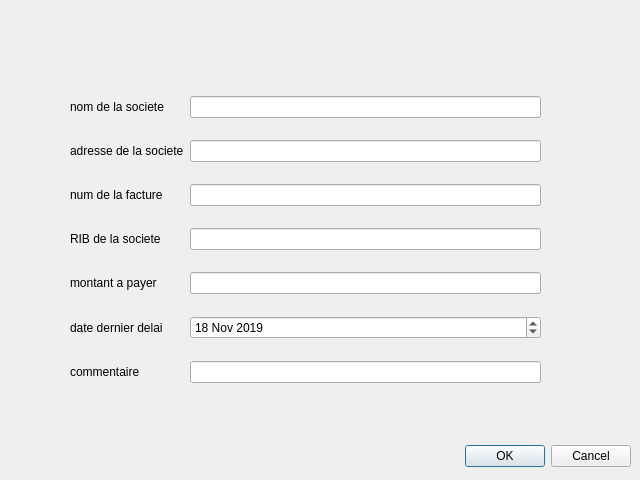
<?xml version="1.0" encoding="UTF-8"?>
<ui version="4.0">
 <class>ajouterdepenses</class>
 <widget class="QDialog" name="ajouterdepenses">
  <property name="geometry">
   <rect>
    <x>0</x>
    <y>0</y>
    <width>640</width>
    <height>480</height>
   </rect>
  </property>
  <property name="windowTitle">
   <string>Dialog</string>
  </property>
  <widget class="QDialogButtonBox" name="buttonBox">
   <property name="geometry">
    <rect>
     <x>10</x>
     <y>440</y>
     <width>621</width>
     <height>32</height>
    </rect>
   </property>
   <property name="orientation">
    <enum>Qt::Horizontal</enum>
   </property>
   <property name="standardButtons">
    <set>QDialogButtonBox::Cancel|QDialogButtonBox::Ok</set>
   </property>
  </widget>
  <widget class="QWidget" name="">
   <property name="geometry">
    <rect>
     <x>70</x>
     <y>80</y>
     <width>471</width>
     <height>321</height>
    </rect>
   </property>
   <layout class="QGridLayout" name="gridLayout">
    <item row="0" column="0">
     <widget class="QLabel" name="label">
      <property name="text">
       <string>nom de la societe</string>
      </property>
     </widget>
    </item>
    <item row="0" column="1">
     <widget class="QLineEdit" name="nom"/>
    </item>
    <item row="1" column="0">
     <widget class="QLabel" name="label_2">
      <property name="text">
       <string>adresse de la societe</string>
      </property>
     </widget>
    </item>
    <item row="1" column="1">
     <widget class="QLineEdit" name="adresse"/>
    </item>
    <item row="2" column="0">
     <widget class="QLabel" name="label_7">
      <property name="text">
       <string>num de la facture</string>
      </property>
     </widget>
    </item>
    <item row="2" column="1">
     <widget class="QLineEdit" name="num"/>
    </item>
    <item row="3" column="0">
     <widget class="QLabel" name="label_3">
      <property name="text">
       <string>RIB de la societe</string>
      </property>
     </widget>
    </item>
    <item row="3" column="1">
     <widget class="QLineEdit" name="rib"/>
    </item>
    <item row="4" column="0">
     <widget class="QLabel" name="label_4">
      <property name="text">
       <string>montant a payer</string>
      </property>
     </widget>
    </item>
    <item row="4" column="1">
     <widget class="QLineEdit" name="monatant"/>
    </item>
    <item row="5" column="0">
     <widget class="QLabel" name="label_5">
      <property name="text">
       <string>date dernier delai</string>
      </property>
     </widget>
    </item>
    <item row="5" column="1">
     <widget class="QDateEdit" name="dateEdit">
      <property name="dateTime">
       <datetime>
        <hour>0</hour>
        <minute>0</minute>
        <second>0</second>
        <year>2019</year>
        <month>11</month>
        <day>18</day>
       </datetime>
      </property>
     </widget>
    </item>
    <item row="6" column="0">
     <widget class="QLabel" name="label_6">
      <property name="text">
       <string>commentaire</string>
      </property>
     </widget>
    </item>
    <item row="6" column="1">
     <widget class="QLineEdit" name="commenetaire"/>
    </item>
   </layout>
  </widget>
 </widget>
 <resources/>
 <connections>
  <connection>
   <sender>buttonBox</sender>
   <signal>accepted()</signal>
   <receiver>ajouterdepenses</receiver>
   <slot>accept()</slot>
   <hints>
    <hint type="sourcelabel">
     <x>248</x>
     <y>254</y>
    </hint>
    <hint type="destinationlabel">
     <x>157</x>
     <y>274</y>
    </hint>
   </hints>
  </connection>
  <connection>
   <sender>buttonBox</sender>
   <signal>rejected()</signal>
   <receiver>ajouterdepenses</receiver>
   <slot>reject()</slot>
   <hints>
    <hint type="sourcelabel">
     <x>316</x>
     <y>260</y>
    </hint>
    <hint type="destinationlabel">
     <x>286</x>
     <y>274</y>
    </hint>
   </hints>
  </connection>
 </connections>
</ui>
